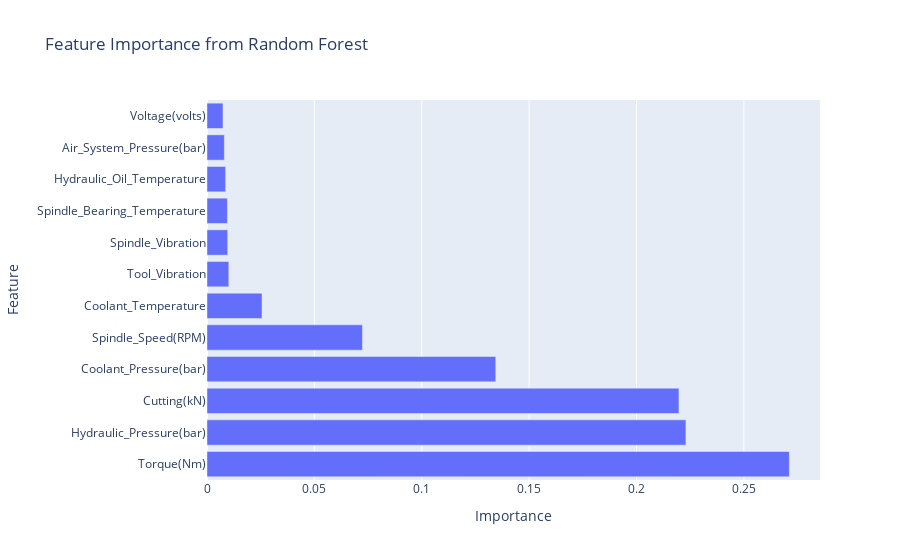

Source (notebook cell):
### Markdown cell above
## ***What lies ahead ? The insights gained***

### Code cell
features = rf.feature_importances_
feature_names = X.columns  

# Create a DataFrame for plotting
feat_importance_df = pd.DataFrame({
    'Feature': feature_names,
    'Importance': features
}).sort_values(by='Importance', ascending=False)

# Create the bar plot
fig = px.bar(feat_importance_df, x='Importance', y='Feature', orientation='h',
             title='Feature Importance from Random Forest')
fig.show()

### Figure 1 — Plotly figure (JSON) as saved in the notebook; plotly's stock layout.template omitted (floating-point values rounded to 4 significant figures)
{"data": [{"hovertemplate": "Importance=%{x}<br>Feature=%{y}<extra></extra>", "legendgroup": "", "marker": {"color": "#636efa", "pattern": {"shape": ""}}, "name": "", "orientation": "h", "showlegend": false, "textposition": "auto", "type": "bar", "x": [0.2712, 0.223, 0.2198, 0.1345, 0.07239, 0.02561, 0.01016, 0.009646, 0.00951, 0.008681, 0.008089, 0.007452], "xaxis": "x", "y": ["Torque(Nm)", "Hydraulic_Pressure(bar)", "Cutting(kN)", "Coolant_Pressure(bar)", "Spindle_Speed(RPM)", "Coolant_Temperature", "Tool_Vibration", "Spindle_Vibration", "Spindle_Bearing_Temperature", "Hydraulic_Oil_Temperature", "Air_System_Pressure(bar)", "Voltage(volts)"], "yaxis": "y"}], "layout": {"barmode": "relative", "legend": {"tracegroupgap": 0}, "title": {"text": "Feature Importance from Random Forest"}, "xaxis": {"anchor": "y", "domain": [0, 1], "title": {"text": "Importance"}}, "yaxis": {"anchor": "x", "domain": [0, 1], "title": {"text": "Feature"}}}}
